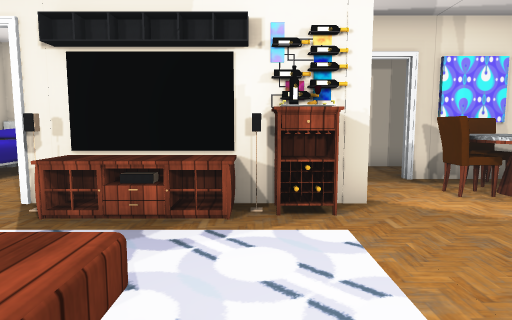
view 1 (above)

21 first-person views from a walk through a scene from a Unity 3-D project. The camera is 1.3 m above the floor, tilts 6° down and sees 75° across. The floor is counted in squares, 1 m on a side. Each view is taken from the middle of a square. On the plan, view 1 faces up. The plan holds only what a view shows up to about 14 squares ahead; the rest is blank. The player is left out. Door leaves are left out, so doorways stand open. Some surface patterns are stand-ins.

view 2
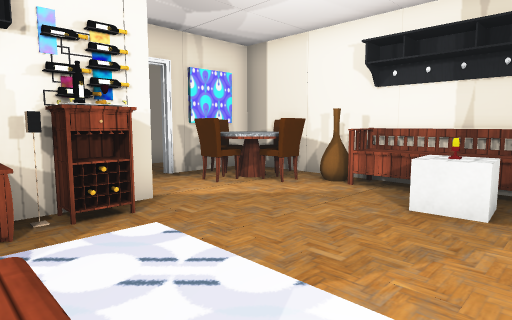

view 3
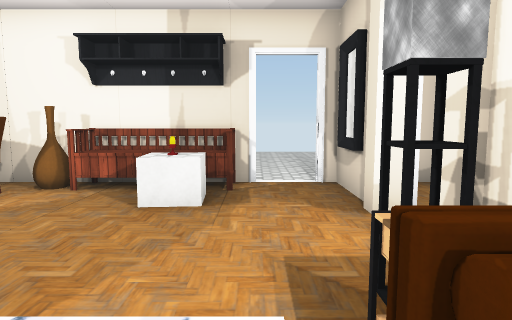

view 4
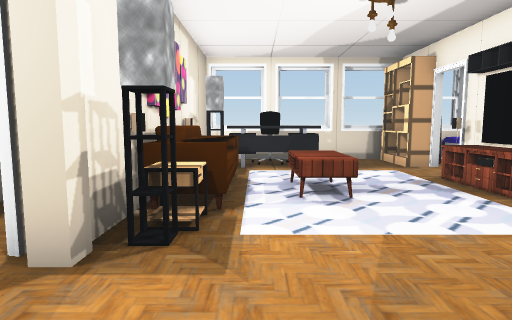

view 5
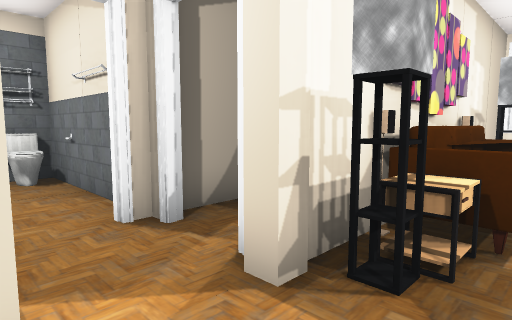

view 6
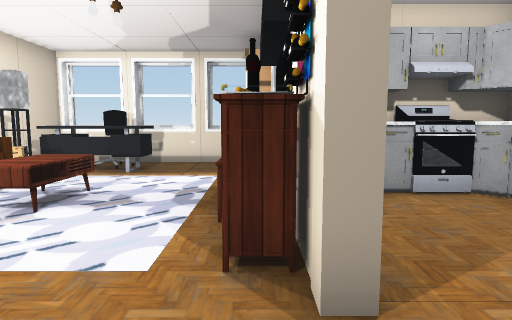

view 7
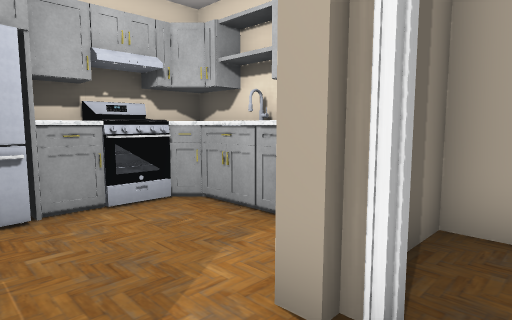

view 8
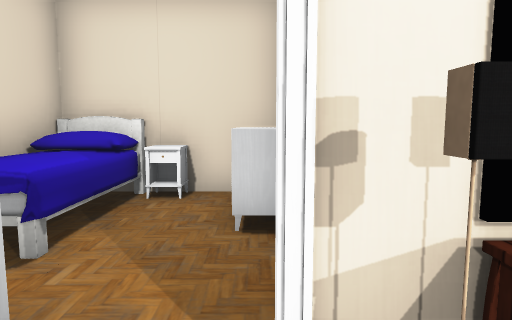

view 9
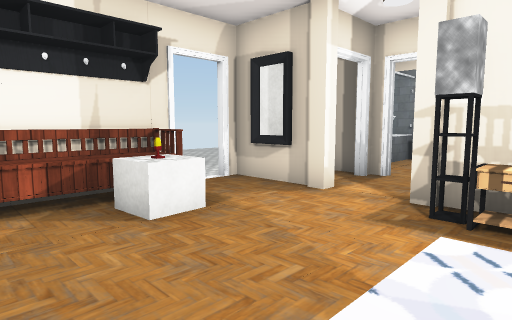

view 10
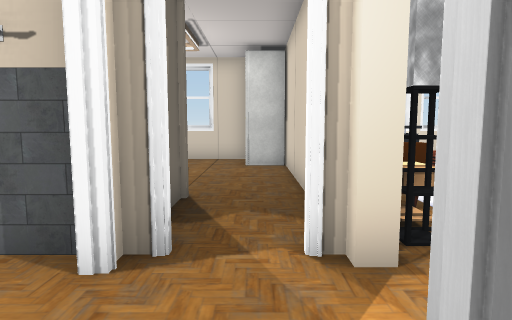

view 11
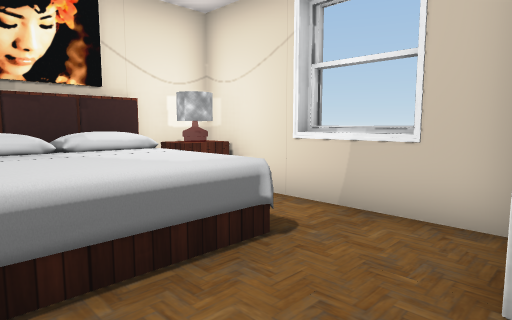

view 12
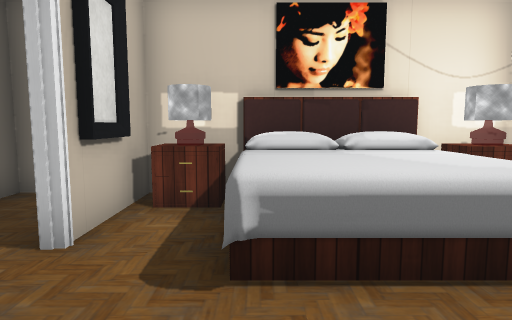

view 13
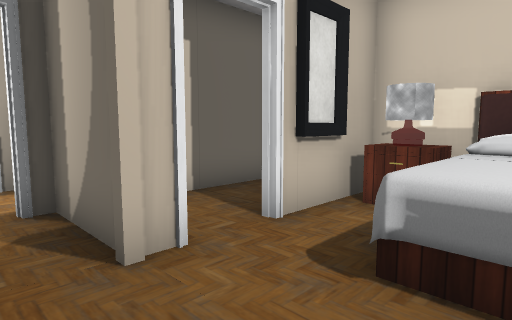

view 14
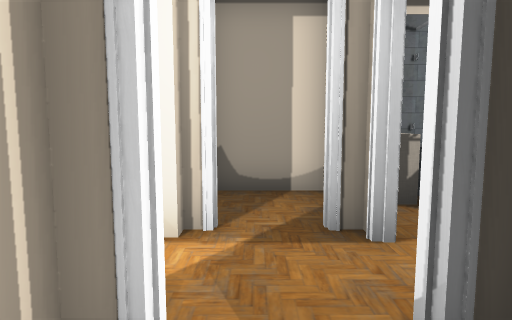

view 15
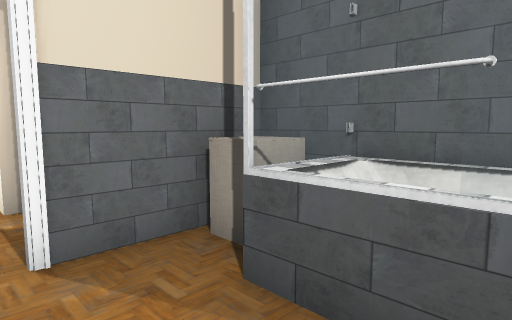

view 16
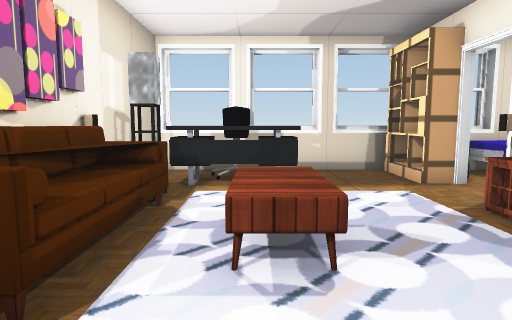

view 17
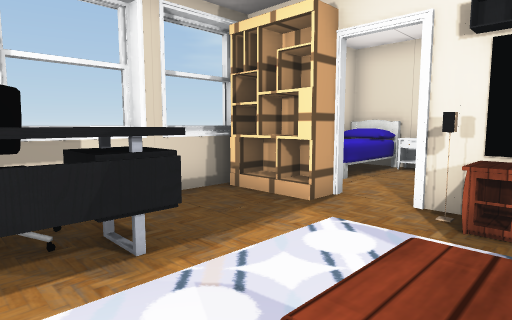

view 18
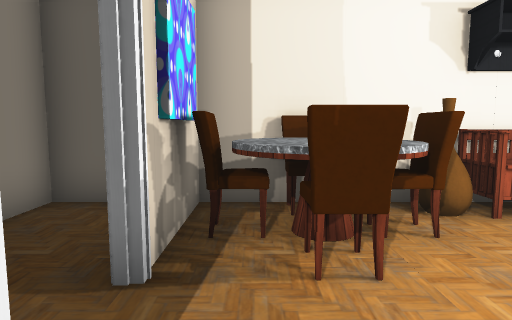

view 19
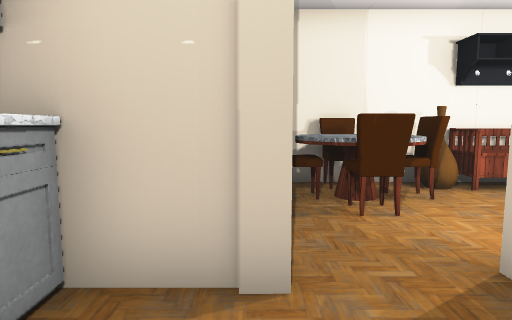

view 20
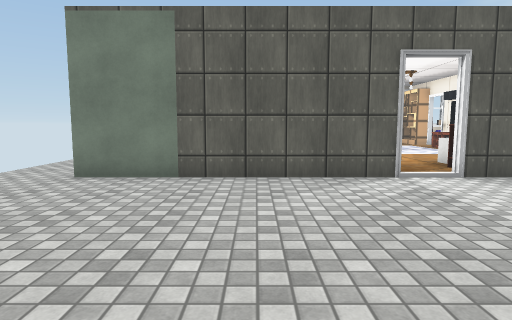

view 21
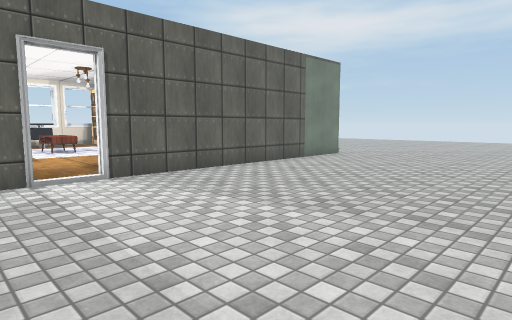

### Floor plan
Points are (right, up) in squares from view 1. A wall is a line through its corners. A room is listed if a view was taken in it or the views show most of it. See-through windows are left out.
Room 1 (views 1, 2, 3, 4, 5, 6, 7, 8, 9, 10, 16, 17, 18, 19)
walls: (0.3, 4.6) (0.3, 5.4); (0.4, 4.7) (0, 5); (1.5, 5.5) (-1.5, 5.5); (-3.4, 5.5) (-4, 5.5); (1.6, 8.4) (1.6, 10); (-3.2, 8.1) (-3.2, 7.4); (-5, -0.4) (-5, -0.9) (-4.4, -0.9) (-4.4, -1.4); (-6.1, 1.9) (-5.4, 1.9); (0, 9.5) (-1.9, 9.5); (4.5, 8) (3.5, 8); (1.8, 9.5) (0.8, 9.5); (1.6, -3.9) (1.8, -3.9); (5.4, -1.8) (6.6, -1.8) (6.6, -1.4); (6.6, -0.1) (6.6, 8) (5.4, 8); (-0.9, 10.5) (-3.2, 10.5); (-7.7, 5) (-7.7, -1.8) (1.5, -1.8); (-8, 2.8) (-8, 0.8); (4.1, -3.9) (4.4, -3.9); (-8, 5.3) (-8, 3.3); (4.5, -4.3) (6.6, -4.3) (6.6, -2.1)
ways out: open door at (7, -0.5) to room 4; open door at (-4.5, 6) to room 5; open door at (3, 8) to room 6; open door at (2.7, -3.5) to room 8
objects: chair (-7, 0) to (-6, 1); shelf (-7, 5) to (-5, 5); other object (-5, 0) to (-5, 2); table (-4, -1); sofa (-3, -1) to (-1, -1); table (-3, 1) to (-1, 2); table (-3, 5); other object (-3, 6) to (-3, 7); other object (-3, 8) to (-2, 9); other object (-2, 5) to (-1, 5); other object (-2, 6) to (-2, 7); table (0, -1) to (1, -1); other object (1, 5); other object (2, -2); other object (2, 6); other object (2, 8); other object (4, -2); cube (4, 1) to (5, 2); chair (4, 6) to (4, 7); mirror (5, -2); chair (5, 5); table (5, 5) to (6, 6); chair (5, 7); bench (6, 1) to (6, 3); other object (6, 4); chair (6, 6) to (6, 7)
Room 2 (views 11, 12, 13, 14)
walls: (-1, -5) (-1, -4.4); (-1.1, -8.1) (-1.1, -6.8); (-0.6, -4.3) (1.6, -4.3); (-1.6, -9.3) (-1, -9.3) (-1, -6.4); (-8, -4.6) (-8, -6.7); (-2.4, -2) (-6.1, -2); (-7.7, -3.4) (-7.7, -9.4)
ways out: open door at (-1, -5.5) to room 9
objects: other object (-7, -9) to (-7, -8); other object (-7, -3) to (-6, -3); bed (-6, -9) to (-3, -6); table (-6, -8); other object (-2, -9) to (-2, -8); other object (-1, -4)
Room 3 (view 15)
walls: (4.8, -9.4) (4.8, -7.5)
ways out: opening at (5, -10.5) to room 7; opening at (3.5, -6.5) to room 8; opening at (1, -8) to room 9
objects: other object (2, -9) to (3, -9); other object (2, -8)
Room 4 (views 20, 21)
walls: (6.8, 8.8) (6.8, 0); (6.8, -1.2) (6.8, -9.6)
ways out: open door at (7, -0.5) to room 1; opening at (7, -10.5) to room 7
Room 5 (no view inside)
walls: (-3.5, 10.5) (-7.7, 10.5) (-7.7, 7); (-5.8, 6) (-5.2, 5.5); (-8, 8) (-8, 7.1)
low walls: (-5.3, 10.5) (-5.3, 9.7)
ways out: open door at (-4.5, 6) to room 1
objects: bed (-7, 7) to (-6, 10); other object (-4, 8) to (-4, 10)
Room 6 (no view inside)
walls: (5.4, 8) (4.5, 8); (6.6, 9.5) (6.6, 10.5) (1.8, 10.5) (1.8, 9.5)
ways out: open door at (3, 8) to room 1
Room 7 (no view inside)
walls: (6.6, -7.6) (6.6, -4.6) (5.4, -4.6); (6.6, -6.1) (4.8, -6.1)
ways out: opening at (5, -10.5) to room 3; opening at (7, -10.5) to room 4
objects: other object (5, -5) to (6, -5); other object (6, -9) to (6, -6)
Room 8 (no view inside)
walls: (4.8, -7.5) (4.8, -6); (5.4, -4.6) (3.5, -4.6); (1.8, -4.8) (1.8, -7.5)
ways out: open door at (2.7, -3.5) to room 1; opening at (3.5, -6.5) to room 3
Room 9 (no view inside)
walls: (1.6, -7.5) (1.6, -6.6)
ways out: open door at (-1, -5.5) to room 2; opening at (1, -8) to room 3

Positions as (right, up) in squares from view 1, and headings:
1: (0, 0), facing up
2: (-1, 0), facing up-right
3: (-1, 0), facing right
4: (5, 0), facing left
5: (4, 0), facing down-left
6: (4, 5), facing left
7: (3, 6), facing up-left
8: (-4, 4), facing up
9: (0, 4), facing down-right
10: (5, -3), facing left
11: (-3, -3), facing down-left
12: (-3, -3), facing down
13: (-4, -3), facing down-right
14: (0, -3), facing right
15: (3, -8), facing up-right
16: (2, 1), facing left
17: (-2, 0), facing up-left
18: (1, 7), facing right
19: (-1, 8), facing right
20: (15, -5), facing left
21: (15, -3), facing up-left
